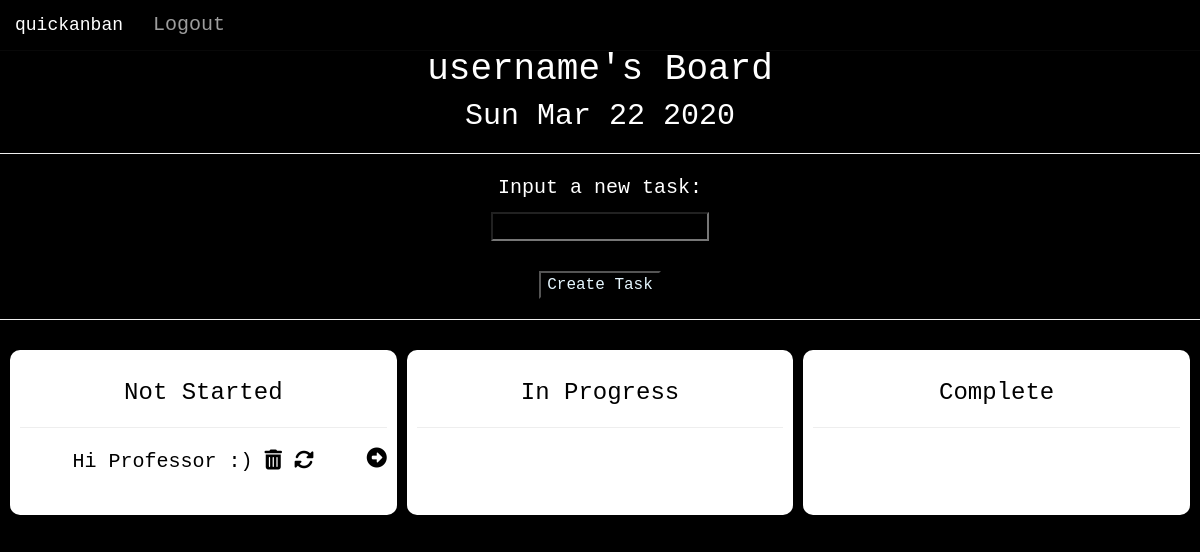
The app's page /board (signed in), older data.
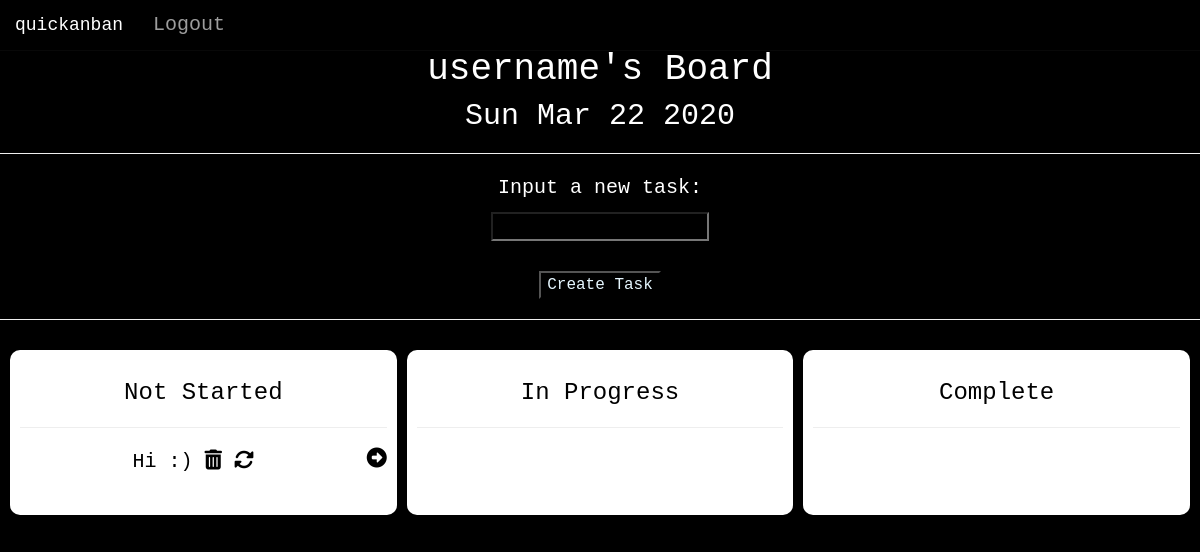
The same page, newer data.
### app.py (models this page shows)
class Kanban(db.Model):
    id = db.Column(db.Integer, primary_key=True)
    content = db.Column(db.String(60), nullable=False)
    status = db.Column(db.String(50), nullable=False)
    last_update = db.Column(db.DateTime, default=datetime.utcnow)

### app.py (the view)
@app.route('/board', methods=['POST', 'GET'])
@login_required
def board():
    if request.method == 'POST':
        task_content = request.form['content'] # get the content of the input
        new_task = Kanban(content=task_content, status='notstarted') # create new task to be put in db
        try:
            if not task_content:
                return '<h1>Task blank, go back!</h1>'
            else:
                db.session.add(new_task)
                db.session.commit()
                return redirect(url_for('board'))
        except:
            return '<h1>Problem making task!</h1>'
    else:
        notstarted = Kanban.query.filter_by(status = 'notstarted').order_by(Kanban.last_update).all()
        inprogress = Kanban.query.filter_by(status = 'inprogress').order_by(Kanban.last_update).all()
        completed = Kanban.query.filter_by(status = 'completed').order_by(Kanban.last_update).all()
        return render_template('board.html', notstarted=notstarted, inprogress=inprogress, completed=completed, name=current_user.username)

### app.py (called while the page is built)
@login_manager.user_loader
def load_user(user_id):
    return User.query.get(int(user_id))

### templates/board.html (shortened to what this page needs)
{% extends 'bootstrap/base.html' %}
{% block styles %}
{{super()}}
<link rel="stylesheet" href="{{url_for('.static', filename='kanban.css')}}">
{% endblock %}
{% block navbar %}
<head>
  <link rel="stylesheet" href="{{url_for('.static', filename='navbar.css')}}">
</head>
<nav class="navbar navbar-inverse navbar-fixed-top">
  <div class="container">
    <div class="navbar-header">
      <a class="navbar-brand" href="#">quickanban</a>
    </div>
    <div id="navbar" class="collapse navbar-collapse">
      <ul class="nav navbar-nav">
        <li><a href="{{ url_for('logout') }}">Logout</a></li>
      </ul>
    </div>
  </div>
</nav>
{% endblock %}
{% block content %}
<div class="upperhead">
  <h1>{{ name }}'s Board</h1>
  <h2>
  </h2>
  <hr>
  <p>Input a new task:</p>
  <div class="form-group">
  <form action="/board" method="POST">
      <div id="wrapper">
          <input type="text" name="content" id="content">
      </div>
      <br>
      <input type="submit" value="Create Task" class="submit-button">
  </form>
  </div>
  <hr>
</div>
<div id="bottomhalf">
  <div class="Board">
      {% if notstarted|length < 1 and inprogress|length < 1 and completed|length < 1 %}
      <div class="header">
        <h4>There are no tasks. Create one!</h4>
      </div>
      {% else %}
      <div class="Column" id="notstarted">
          <h3>Not Started</h3>
          <hr>
          {% for task in notstarted %}
          {{ task.content }}
          <a href="/delete/{{ task.id }}" class="link"><i class="fas fa-trash-alt" id="icon1"></i></a>
          <a href="/update/{{ task.id }}" class="link"><i class="fas fa-sync-alt" id="icon2"></i></a>
          <a href="/rightmove/{{ task.id }}/{{ task.status }}" class="link"><i class="fas fa-arrow-alt-circle-right" id="icon3" style="float:right"></i></a>
          <br>
          <br>
          {% endfor %}
      </div>
      <div class="Column" id="inprogress">
          <h3>In Progress</h3>
          <hr>
      </div>
      <div class="Column" id="completed">
          <h3>Complete</h3>
          <hr>
      </div>
      {% endif %}
  </div>
</div>
{% endblock %}

Row changes from the older to the newer data that the page shows:
changed Kanban: content "Hi Professor :)" → "Hi :)"
